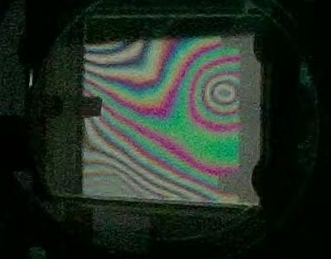
#> input picture Thickness_variation_analysis/example2/227b062e3179bf0809ca7c88c1eced72.jpg, 331 x 259 px
$ python -i roi.py   (imports and definitions only)
#> lines starting #> are read from the running program, lines starting #| are printed output that depends on the picture; after the words box and inside, x2 and y2 are one past the last pixel; in counts of white or black regions, pixels touching at a corner belong together
#> further down, picture is the input picture: shape (259, 331, 3); mean B, G, R 37.8, 47.2, 37.1
"""干涉条纹有效区域搜索"""
from __future__ import annotations
import cv2
import numpy as np


def locate_fringe_roi(img_bgr: np.ndarray, pad_ratio: float = 0.10) -> tuple[int, int, int, int] | None:
    """
    通过亮度定位干涉条纹区域
    使用 OTSU 阈值 + 形态学 + 最大连通域
    """
#> called with pad_ratio = 0.1
    gray = cv2.cvtColor(img_bgr, cv2.COLOR_BGR2GRAY)
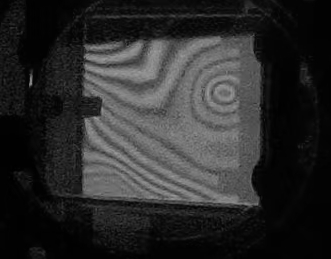
#> gray: shape (259, 331); min 0, max 158, mean 43.1
    thresh_val, _ = cv2.threshold(gray, 0, 255, cv2.THRESH_BINARY + cv2.THRESH_OTSU)
#> thresh_val = 58
    _, binary = cv2.threshold(gray, thresh_val, 255, cv2.THRESH_BINARY)
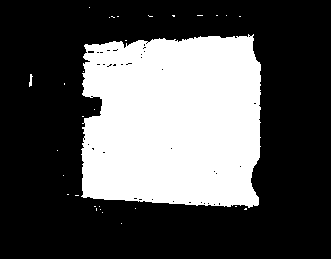
#> binary: shape (259, 331); 32.9% white; 30 white regions (28 under 20 px), largest, box (x1, y1, x2, y2) and area: (81, 34, 261, 208) 28072, (29, 74, 33, 87) 30

    kernel = cv2.getStructuringElement(cv2.MORPH_ELLIPSE, (7, 7))
    closed = cv2.morphologyEx(binary, cv2.MORPH_CLOSE, kernel)
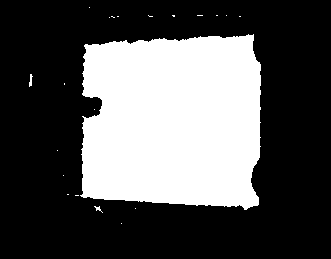
#> closed: shape (259, 331); 33.1% white; 21 white regions (18 under 20 px), largest, box (x1, y1, x2, y2) and area: (80, 34, 261, 210) 28303, (29, 74, 33, 87) 30, (94, 206, 103, 213) 22
    opened = cv2.morphologyEx(closed, cv2.MORPH_OPEN, kernel)
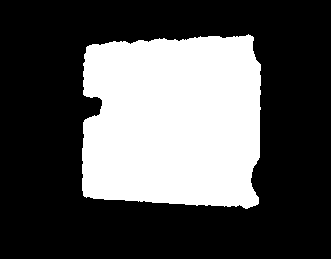
#> opened: shape (259, 331); 32.9% white; 1 white region

    contours, _ = cv2.findContours(opened, cv2.RETR_EXTERNAL, cv2.CHAIN_APPROX_SIMPLE)
#> contours = 1 contour; box (x1, y1, x2, y2) and area: (82, 34, 261, 209) 27894
    if not contours:
        return None

    largest = max(contours, key=cv2.contourArea)
#> largest = contour of 283 points, box (x1, y1, x2, y2) (82, 34, 261, 209), area 27894
    x, y, w, h = cv2.boundingRect(largest)
#> x = 82; y = 34; w = 179; h = 175

    # 加 padding
    pad_x = int(w * pad_ratio)
#> pad_x = 17
    pad_y = int(h * pad_ratio)
#> pad_y = 17
    x = max(0, x - pad_x)
#> x = 65
    y = max(0, y - pad_y)
#> y = 17
    w = min(img_bgr.shape[1] - x, w + 2 * pad_x)
#> w = 213
    h = min(img_bgr.shape[0] - y, h + 2 * pad_y)
#> h = 209

    return (x, y, w, h)


def bright_mask(roi_bgr: np.ndarray) -> np.ndarray | None:
    """提取 ROI 中最亮的连通域"""
    gray = cv2.cvtColor(roi_bgr, cv2.COLOR_BGR2GRAY)
    thresh_val, _ = cv2.threshold(gray, 0, 255, cv2.THRESH_BINARY + cv2.THRESH_OTSU)
    _, binary = cv2.threshold(gray, thresh_val, 255, cv2.THRESH_BINARY)

    contours, _ = cv2.findContours(binary, cv2.RETR_EXTERNAL, cv2.CHAIN_APPROX_SIMPLE)
    if not contours:
        return None

    mask = np.zeros_like(gray)
    cv2.drawContours(mask, [max(contours, key=cv2.contourArea)], -1, 255, -1)
    return mask

>>> import cv2
>>> picture = cv2.imread('../../Thickness_variation_analysis/example2/227b062e3179bf0809ca7c88c1eced72.jpg')
>>> result = locate_fringe_roi(picture)
#> result = (65, 17, 213, 209)
